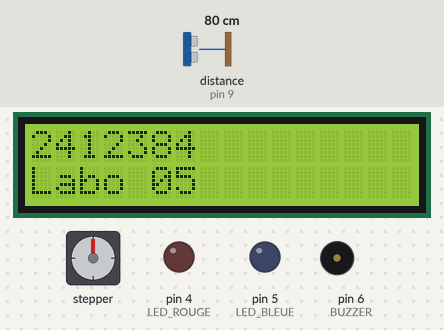
A sketch run on a simulated Arduino Uno, built with avr-gcc and run on an emulated ATmega328P. Parts: 16×2 character LCD, stepper motor, output pins drawn as LEDs (lit = HIGH), buzzer (waves = sounding, pin HIGH). Wiring (inferred from the names in the program): ultrasonic range finder: trigger pin 8; echo pin 9. Dashed ring = blinking. The inputs (shaded band) are chosen by the test bench; at power-on: distance to the obstacle (sensor on pin 9) 80 cm. The echo pulse lasts 58.3 µs per cm; stepper angles assume 2048 steps per turn; pins used as bus, display or sensor lines are not drawn; what the sketch prints to the serial monitor is not drawn.

Above: at 1.2 s.
1.3 s: distance to the obstacle (sensor on pin 9) set to 9 cm
At 2.49 s:
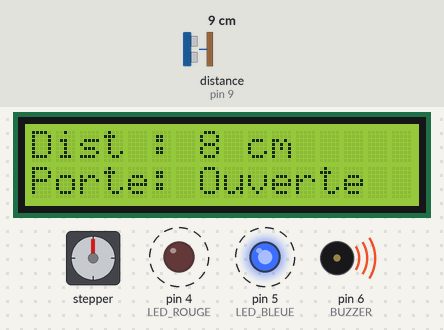
3.1 s: distance to the obstacle (sensor on pin 9) set to 29 cm
At 3.43 s:
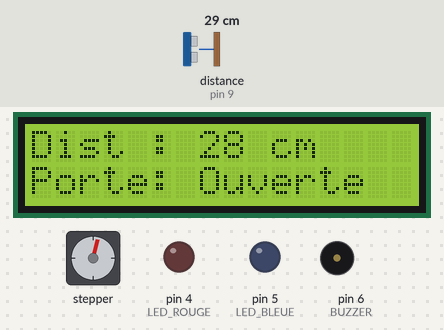
5.0 s: distance to the obstacle (sensor on pin 9) set to 35 cm
At 5.24 s:
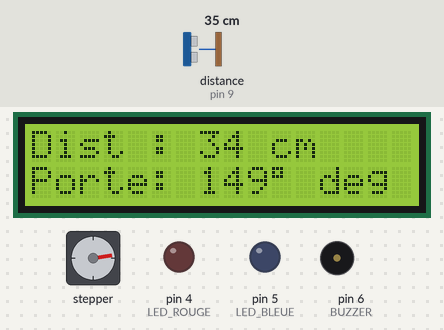
6.9 s: distance to the obstacle (sensor on pin 9) set to 120 cm
At 8.1 s:
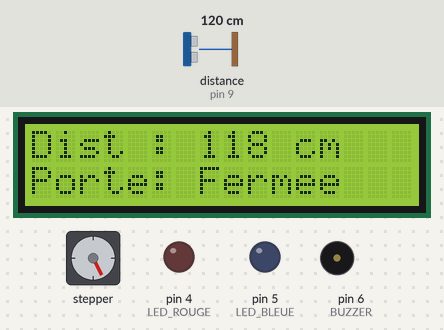
8.7 s: distance to the obstacle (sensor on pin 9) set to 2 cm
At 9.73 s:
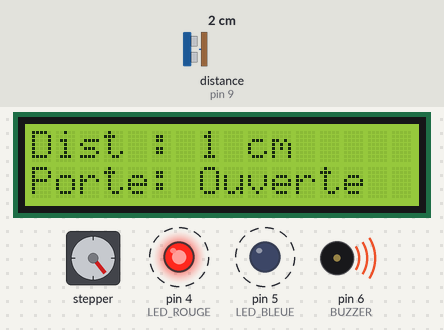
10.5 s: distance to the obstacle (sensor on pin 9) set to 15 cm
At 10.84 s:
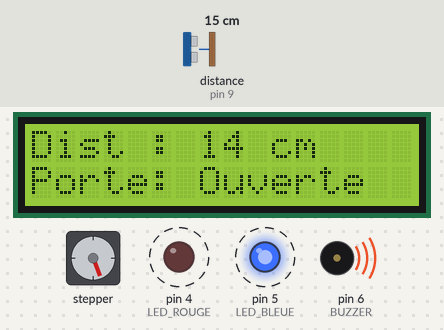
12.5 s: distance to the obstacle (sensor on pin 9) set to 18 cm
Timing chart, 0 to 15.1 s (numbered marks = the images above; inputs shaded):
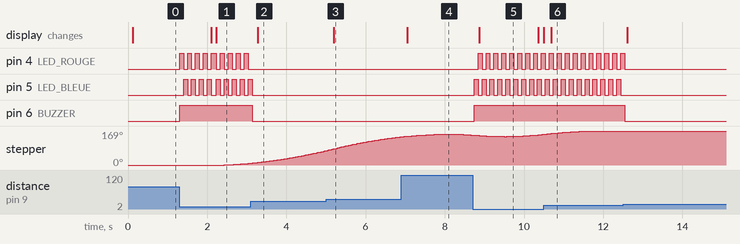

The sketch:

labo05.ino
```cpp
#include <Wire.h>
#include <LiquidCrystal_I2C.h>
#include <AccelStepper.h>

#pragma region Constantes
const int TRIG = 8;
const int ECHO = 9;
const int BUZZER = 6;
const int LED_ROUGE = 4;
const int LED_BLEUE = 5;

#define MOTOR_INTERFACE_TYPE 4
#define IN1 31
#define IN2 33
#define IN3 35
#define IN4 37

LiquidCrystal_I2C lcd(0x27, 16, 2);
AccelStepper myStepper(MOTOR_INTERFACE_TYPE, IN1, IN3, IN2, IN4);
String numeroEtudiant = "2412384";
#pragma endregion

#pragma region Variables LCD
bool lcdIntroFini = false;
unsigned long lcdIntroStart = 0;
#pragma endregion

#pragma region Tasks

int getDistance(unsigned long ct) {
  static unsigned long lastTime = 0;
  static int lastResult = 0;
  int result = 0;
  const unsigned long rate = 50;

  if (ct - lastTime < rate) return lastResult;
  lastTime = ct;

  digitalWrite(TRIG, LOW);
  delayMicroseconds(2);
  digitalWrite(TRIG, HIGH);
  delayMicroseconds(10);
  digitalWrite(TRIG, LOW);

  long duration = pulseIn(ECHO, HIGH, 30000);
  result = duration * 0.034 / 2;

  lastResult = result;
  return result;
}

void lcdTask(unsigned long ct, int distance) {
  static unsigned long lastTime = 0;
  const unsigned long rate = 100;
  if (ct - lastTime < rate) return;
  lastTime = ct;

  if (!lcdIntroFini) {
    if (lcdIntroStart == 0) {
      lcdIntroStart = ct;
      lcd.setCursor(0, 0);
      lcd.print(numeroEtudiant);
      lcd.setCursor(0, 1);
      lcd.print("Labo 05");
    } else if (ct - lcdIntroStart >= 2000) {
      lcd.clear();
      lcdIntroFini = true;
    }
    return;
  }

  lcd.setCursor(0, 0);
  lcd.print("Dist : ");
  lcd.print(distance);
  lcd.print(" cm   ");

  lcd.setCursor(0, 1);
  lcd.print("Porte: ");

  int angleCible = 0;
  if (distance < 30) {
    lcd.print("Ouverte   ");
    angleCible = 170;
  } else if (distance > 60) {
    lcd.print("Fermee    ");
    angleCible = 10;
  } else {
    int angle = map(distance, 30, 60, 170, 10);
    lcd.print(angle);
    lcd.print((char)223);
    lcd.print(" deg ");
    angleCible = angle;
  }

  long positionEnPas = map(angleCible, 0, 360, 0, 2038);
  myStepper.moveTo(positionEnPas);


  Serial.print("etd:");
  Serial.print(numeroEtudiant);
  Serial.print(",dist:");
  Serial.print(distance);
  Serial.print(",deg:");
  Serial.println(angleCible);
}
#pragma endregion

#pragma region FSM

enum AppState { CALME, ALERTE, ATTENTE_FIN };
AppState appState = CALME;

int distance = 100;
bool presenceDetectee = false;
unsigned long tempsDebutAbsence = 0;

void stateManager(unsigned long ct) {
  switch (appState) {
    case CALME:
      calmeState(ct);
      break;
    case ALERTE:
      alerteState(ct);
      break;
    case ATTENTE_FIN:
      attenteFinState(ct);
      break;
  }
}

void calmeState(unsigned long ct) {
  static bool firstTime = true;
  static unsigned long lastTime = 0;
  const unsigned long rate = 100;

  if (firstTime) {
    firstTime = false;

    digitalWrite(BUZZER, LOW);
    digitalWrite(LED_ROUGE, LOW);
    digitalWrite(LED_BLEUE, LOW);
    return;
  }

  if (ct - lastTime < rate) return;
  lastTime = ct;

  distance = getDistance(ct);
  presenceDetectee = (distance <= 15);

  if (presenceDetectee) {
    firstTime = true;
    appState = ALERTE;
  }
}

void alerteState(unsigned long ct) {
  static bool firstTime = true;
  static unsigned long lastTime = 0;
  const unsigned long rate = 100;
  static bool ledState = false;

  if (firstTime) {
    firstTime = false;

    return;
  }

  if (ct - lastTime < rate) return;
  lastTime = ct;

  distance = getDistance(ct);
  presenceDetectee = (distance <= 15);

  digitalWrite(BUZZER, HIGH);
  ledState = !ledState;
  digitalWrite(LED_ROUGE, ledState);
  digitalWrite(LED_BLEUE, !ledState);

  if (!presenceDetectee) {
    tempsDebutAbsence = ct;
    firstTime = true;
    appState = ATTENTE_FIN;
  }
}

void attenteFinState(unsigned long ct) {
  static bool firstTime = true;
  static unsigned long lastTime = 0;
  const unsigned long rate = 100;

  if (firstTime) {
    firstTime = false;

    digitalWrite(BUZZER, LOW);
    digitalWrite(LED_ROUGE, LOW);
    digitalWrite(LED_BLEUE, LOW);
    return;
  }

  if (ct - lastTime < rate) return;
  lastTime = ct;

  distance = getDistance(ct);
  presenceDetectee = (distance <= 15);

  if (presenceDetectee) {
    firstTime = true;
    appState = ALERTE;
    return;
  }

  if (ct - tempsDebutAbsence >= 3000) {
    firstTime = true;
    appState = CALME;
  }
}

#pragma endregion

#pragma region setup-loop
unsigned long currentTime = 0;

void setup() {
  Serial.begin(115200);
  pinMode(TRIG, OUTPUT);
  pinMode(ECHO, INPUT);
  pinMode(BUZZER, OUTPUT);
  pinMode(LED_ROUGE, OUTPUT);
  pinMode(LED_BLEUE, OUTPUT);

  lcd.init();
  lcd.backlight();

  myStepper.setMaxSpeed(1000);
  myStepper.setAcceleration(200);
  myStepper.setSpeed(300);
  myStepper.setCurrentPosition(0);
}

void loop() {
  currentTime = millis();
  stateManager(currentTime);
  lcdTask(currentTime, distance);
  myStepper.run();
}
#pragma endregion
```

Alarm.cpp
```cpp
#include "Alarm.h"
#include <Arduino.h>

Alarm::Alarm(int rPin, int gPin, int bPin, int buzzerPin, float* distancePtr)
  : _rPin(rPin), _gPin(gPin), _bPin(bPin), _buzzerPin(buzzerPin), _distance(distancePtr) {
  pinMode(_rPin, OUTPUT);
  pinMode(_gPin, OUTPUT);
  pinMode(_bPin, OUTPUT);
  pinMode(_buzzerPin, OUTPUT);
  _turnOff();
}

void Alarm::update() {
  _currentTime = millis();

  // Gestion des transitions externes
  if (_turnOnFlag) {
    _turnOnFlag = false;
    _state = WATCHING;
  }

  if (_turnOffFlag) {
    _turnOffFlag = false;
    _state = OFF;
  }

  switch (_state) {
    case OFF:       _offState(); break;
    case WATCHING:  _watchState(); break;
    case ON:        _onState(); break;
    case TESTING:   _testingState(); break;
  }
}

void Alarm::turnOn() {
  _turnOnFlag = true;
}

void Alarm::turnOff() {
  _turnOffFlag = true;
}

void Alarm::test() {
  _state = TESTING;
  _testStartTime = _currentTime;
  digitalWrite(_buzzerPin, HIGH);
  _setRGB(255, 255, 255);
}

AlarmState Alarm::getState() const {
  return _state;
}

void Alarm::setColourA(int r, int g, int b) {
  _colA[0] = r; _colA[1] = g; _colA[2] = b;
}

void Alarm::setColourB(int r, int g, int b) {
  _colB[0] = r; _colB[1] = g; _colB[2] = b;
}

void Alarm::setVariationTiming(unsigned long ms) {
  _variationRate = ms;
}

void Alarm::setDistance(float d) {
  _distanceTrigger = d;
}

void Alarm::setTimeout(unsigned long ms) {
  _timeoutDelay = ms;
}

void Alarm::_setRGB(int r, int g, int b) {
  digitalWrite(_rPin, r);
  digitalWrite(_gPin, g);
  digitalWrite(_bPin, b);
}

void Alarm::_turnOff() {
  digitalWrite(_buzzerPin, LOW);
  _setRGB(0, 0, 0);
}

// ----- États FSM -----

void Alarm::_offState() {
  _turnOff();
}

void Alarm::_watchState() {
  if (*_distance < _distanceTrigger) {
    _lastDetectedTime = _currentTime;
    _state = ON;
    digitalWrite(_buzzerPin, HIGH);
  } else {
    digitalWrite(_buzzerPin, LOW);
    _setRGB(0, 0, 0); //
  }
}

void Alarm::_onState() {
  if (_currentTime - _lastUpdate >= _variationRate) {
    _lastUpdate = _currentTime;
    _currentColor = !_currentColor;
    if (_currentColor)
      _setRGB(_colA[0], _colA[1], _colA[2]);
    else
      _setRGB(_colB[0], _colB[1], _colB[2]);
  }

  if (*_distance >= _distanceTrigger && (_currentTime - _lastDetectedTime >= _timeoutDelay)) {
    _state = WATCHING;
    digitalWrite(_buzzerPin, LOW);
    _setRGB(0, 0, 0); //
  }
}

void Alarm::_testingState() {
  if (_currentTime - _testStartTime >= 3000) {
    _turnOff();
    _state = OFF;
  }
}
```

Alarm.h
```cpp
// Fichier : Alarm.h
#pragma once

enum AlarmState {
  OFF,
  WATCHING,
  ON,
  TESTING
};

class Alarm {
  public:
    // Constructeur
    // rPin, gPin, bPin : broches pour la DEL RGB
    // buzzerPin : broche du buzzer
    // distancePtr : pointeur vers la variable de distance partagée
    Alarm(int rPin, int gPin, int bPin, int buzzerPin, float* distancePtr);

    // Méthode à appeler continuellement dans loop()
    void update();

    // Régle les deux couleurs du gyrophare
    void setColourA(int r, int g, int b);
    void setColourB(int r, int g, int b);

    // Régle la fréquence de variation du gyrophare (en ms)
    void setVariationTiming(unsigned long ms);

    // Régle la distance de déclenchement (en cm)
    void setDistance(float d);
    void getDistance();

    // Régle le délai avant l'extinction après éloignement (en ms)
    void setTimeout(unsigned long ms);

    // Éteint/Allume l'alarme manuellement
    void turnOff();
    void turnOn();

    // Déclenche un test de 3 secondes
    void test();

    // Retourne l'état courant de l'alarme
    AlarmState getState() const;

  private:
    // --- Broches matérielles ---
    int _rPin, _gPin, _bPin, _buzzerPin;

    unsigned long _currentTime = 0;

    // --- Couleurs du gyrophare ---
    int _colA[3]; // Couleur A
    int _colB[3]; // Couleur B
    bool _currentColor = false; // false = couleur A, true = couleur B

    // --- Détection ---
    float* _distance; // Pointeur vers la distance externe
    float _distanceTrigger = 10.0; // Distance minimale pour déclenchement

    // --- Temporisation ---
    unsigned long _variationRate = 500;    // Intervalle entre deux couleurs
    unsigned long _timeoutDelay = 3000;    // Délai avant arrêt
    unsigned long _lastUpdate = 0;         // Pour le gyrophare
    unsigned long _lastDetectedTime = 0;   // Dernière fois qu'on a vu l'objet
    unsigned long _testStartTime = 0;      // Pour TESTING

    // --- État interne ---
    AlarmState _state = OFF;

    // --- Indicateurs de transition ---
    bool _turnOnFlag = false;   // Pour transition vers ON
    bool _turnOffFlag = false;  // Pour transition vers OFF

    // --- Méthodes internes ---
    void _setRGB(int r, int g, int b);
    void _turnOff(); // Éteint DEL et buzzer

    // Gestion des états
    void _offState();
    void _watchState();
    void _onState();
    void _testingState();
};
```

ViseurAutomatique.cpp
```cpp
#include "ViseurAutomatique.h"
#include <Arduino.h>

ViseurAutomatique::ViseurAutomatique(int p1, int p2, int p3, int p4, float& distanceRef)
  : _stepper(AccelStepper::HALF4WIRE, p1, p3, p2, p4), _distance(distanceRef) {
  _stepper.setMaxSpeed(1000);
  _stepper.setAcceleration(300);
  _stepper.setSpeed(300);
  _stepper.setCurrentPosition(_angleEnSteps(_angleMin));
}

void ViseurAutomatique::update() {
  _currentTime = millis();

  switch (_etat) {
    case INACTIF:
      _inactifState(_currentTime);
      break;
    case SUIVI:
      _suiviState(_currentTime);
      break;
    case REPOS:
      _reposState(_currentTime);
      break;
  }

  _stepper.run();
}

// --- États FSM ---

void ViseurAutomatique::_inactifState(unsigned long cT) {
  // Moteur à l'arrêt
  _stepper.stop();
  // Aucun mouvement
}

void ViseurAutomatique::_suiviState(unsigned long cT) {
  if (_distance < _distanceMinSuivi || _distance > _distanceMaxSuivi) {
    _etat = REPOS;
    return;
  }


  float angleSuivi = map(_distance, _distanceMinSuivi, _distanceMaxSuivi, _angleMax, _angleMin);
  long cible = _angleEnSteps(angleSuivi);
  _stepper.moveTo(cible);
}

void ViseurAutomatique::_reposState(unsigned long cT) {
  if (_distance >= _distanceMinSuivi && _distance <= _distanceMaxSuivi) {
    _etat = SUIVI;
    return;
  }


  long positionRepos = _angleEnSteps(_angleMin);
  _stepper.moveTo(positionRepos);
}

// --- Configuration ---

void ViseurAutomatique::activer() {
  _etat = REPOS;
}

void ViseurAutomatique::desactiver() {
  _etat = INACTIF;
  _stepper.stop();
}

void ViseurAutomatique::setAngleMin(float angle) {
  _angleMin = angle;
}

void ViseurAutomatique::setAngleMax(float angle) {
  _angleMax = angle;
}

void ViseurAutomatique::setPasParTour(int steps) {
  _stepsPerRev = steps;
}

void ViseurAutomatique::setDistanceMinSuivi(float distanceMin) {
  _distanceMinSuivi = distanceMin;
}

void ViseurAutomatique::setDistanceMaxSuivi(float distanceMax) {
  _distanceMaxSuivi = distanceMax;
}

// --- Lecture ---

float ViseurAutomatique::getAngle() const {
  return (float)_stepper.currentPosition() * 360.0 / _stepsPerRev;
}

const char* ViseurAutomatique::getEtatTexte() const {
  switch (_etat) {
    case INACTIF: return "Inactif";
    case SUIVI:   return "Suivi";
    case REPOS:   return "Repos";
    default:      return "Inconnu";
  }
}


long ViseurAutomatique::_angleEnSteps(float angle) const {
  return angle * _stepsPerRev / 360.0;
}
```

ViseurAutomatique.h
```cpp
// Fichier : ViseurAutomatique.h
#pragma once

#include <AccelStepper.h>

enum EtatViseur {
  INACTIF,
  SUIVI,
  REPOS
};

class ViseurAutomatique {
  public:
    // Constructeur
    // p1 à p4 : broches IN1 à IN4 du ULN2003
    // distanceRef : référence à la distance détectée
    ViseurAutomatique(int p1, int p2, int p3, int p4, float& distanceRef);

    // Doit être appelée continuellement dans loop()
    void update();

    // Régle l’angle minimal (position la plus à gauche)
    void setAngleMin(float angle);

    // Régle l’angle maximal (position la plus à droite)
    void setAngleMax(float angle);

    // Régle le nombre de pas par tour du moteur
    void setPasParTour(int steps);

    // Définit la distance minimale à partir de laquelle le viseur commence à suivre
    void setDistanceMinSuivi(float distanceMin);

    // Définit la distance maximale jusqu'où le viseur peut suivre
    void setDistanceMaxSuivi(float distanceMax);

    // Retourne l’angle actuel du viseur
    float getAngle() const;

    // Active le viseur en le mettant en état repos
    void activer();

    // Désactive le viseur en le mettant en état inactif
    void desactiver();

    // Retourne l’état actuel du viseur sous forme de texte
    const char* getEtatTexte() const;

  private:
    AccelStepper _stepper;
    unsigned long _currentTime = 0;

    float& _distance;

    float _angleMin = 0.0;
    float _angleMax = 180.0;
    int _stepsPerRev = 2048;

    float _distanceMinSuivi = 30.0;
    float _distanceMaxSuivi = 60.0;

    EtatViseur _etat = INACTIF;

    // États
    void _inactifState(unsigned long cT);
    void _suiviState(unsigned long cT);
    void _reposState(unsigned long cT);

    long _angleEnSteps(float angle) const;
};
```

PorteAutomatique.cpp
```cpp
#include "PorteAutomatique.h"

PorteAutomatique::PorteAutomatique(int p1, int p2, int p3, int p4, float& distancePtr)
  : _stepper(AccelStepper::HALF4WIRE, p1, p3, p2, p4),
    _distance(distancePtr) {
  _stepper.setMaxSpeed(1000);
  _stepper.setAcceleration(300);
  _stepper.setSpeed(300);
  _stepper.setCurrentPosition(_angleEnSteps(_angleFerme));
}

void PorteAutomatique::update() {
  _currentTime = millis();
  _mettreAJourEtat();

  switch (_etat) {
    case FERMEE:
      _fermeState();
      break;
    case OUVERTE:
      _ouvertState();
      break;
    case EN_OUVERTURE:
      _ouvertureState();
      break;
    case EN_FERMETURE:
      _fermetureState();
      break;
  }

  _stepper.run();
}

void PorteAutomatique::_mettreAJourEtat() {
  // Distance actuelle est trop proche -> ouvrir
  if (_etat == FERMEE && _distance < _distanceOuverture) {
    _etat = EN_OUVERTURE;
    _ouvrir();
  }

  // Distance actuelle est trop loin -> fermer
  if (_etat == OUVERTE && _distance > _distanceFermeture) {
    _etat = EN_FERMETURE;
    _fermer();
  }
}

void PorteAutomatique::_fermeState() {

}

void PorteAutomatique::_ouvertState() {

}

void PorteAutomatique::_ouvertureState() {
  if (!_stepper.isRunning()) {
    _etat = OUVERTE;
  }
}

void PorteAutomatique::_fermetureState() {
  if (!_stepper.isRunning()) {
    _etat = FERMEE;
  }
}

void PorteAutomatique::_ouvrir() {
  long target = _angleEnSteps(_angleOuvert);
  _stepper.moveTo(target);
}

void PorteAutomatique::_fermer() {
  long target = _angleEnSteps(_angleFerme);
  _stepper.moveTo(target);
}

void PorteAutomatique::setAngleOuvert(float angle) {
  _angleOuvert = angle;
}

void PorteAutomatique::setAngleFerme(float angle) {
  _angleFerme = angle;
}

void PorteAutomatique::setPasParTour(int steps) {
  _stepsPerRev = steps;
}

void PorteAutomatique::setDistanceOuverture(float distance) {
  _distanceOuverture = distance;
}

void PorteAutomatique::setDistanceFermeture(float distance) {
  _distanceFermeture = distance;
}

const char* PorteAutomatique::getEtatTexte() const {
  switch (_etat) {
    case FERMEE: return "Fermee";
    case OUVERTE: return "Ouverte";
    case EN_OUVERTURE: return "En ouverture";
    case EN_FERMETURE: return "En fermeture";
    default: return "Inconnu";
  }
}

float PorteAutomatique::getAngle() const {
  long position = _stepper.currentPosition();
  return (float)position * 360.0 / _stepsPerRev;
}

long PorteAutomatique::_angleEnSteps(float angle) const {
  return angle * _stepsPerRev / 360.0;
}
```

PorteAutomatique.h
```cpp
// Fichier : PorteAutomatique.h
#pragma once

#include <AccelStepper.h>

enum EtatPorte {
  FERMEE,
  OUVERTE,
  EN_FERMETURE,
  EN_OUVERTURE
};

class PorteAutomatique {
  public:
    // Constructeur
    // p1 à p4 : broches IN1 à IN4 du ULN2003
    // distancePtr : pointeur vers la variable distance partagée
    PorteAutomatique(int p1, int p2, int p3, int p4, float& distancePtr);

    // Doit être appelée continuellement dans loop()
    void update();

    // Régle l'angle maximal d'ouverture de la porte
    void setAngleOuvert(float angle);

    // Régle l'angle de fermeture (habituellement 0°)
    void setAngleFerme(float angle);

    // Définit le nombre de pas par tour du moteur
    void setPasParTour(int steps);

    // Définit la distance de déclenchement pour l'ouverture
    void setDistanceOuverture(float distance);

    // Définit la distance de déclenchement pour la fermeture
    void setDistanceFermeture(float distance);

    // Retourne l'état actuel de la porte sous forme de texte
    const char* getEtatTexte() const;

    // Retourne l'angle actuel de la porte
    float getAngle() const;

  private:
    // Moteur AccelStepper
    AccelStepper _stepper;
    unsigned long _currentTime = 0;

    // Angle de position
    float _angleOuvert = 90;
    float _angleFerme = 0;

    // Conversion : pas par tour
    int _stepsPerRev = 2048; // par défaut pour 28BYJ-48

    // Distance mesurée
    float& _distance;

    // Distance de seuils
    float _distanceOuverture = 20;
    float _distanceFermeture = 30;

    // État actuel
    EtatPorte _etat = FERMEE;

    // Méthodes d'état
    void _ouvertState();
    void _fermeState();
    void _ouvertureState();
    void _fermetureState();

    // actions
    void _ouvrir();
    void _fermer();

    void _mettreAJourEtat();

    // Aide
    long _angleEnSteps(float angle) const;
};
```

Measured:
- the behaviour switches between 30 and 31 cm on distance to the obstacle (sensor on pin 9) (found by bisection; images 2 and 3)
- after the input at 1.3 s, pin 4 (LED_ROUGE): alternates HIGH for 0.10 s and LOW for 0.10 s, starting at once; pin 5 (LED_BLEUE): alternates HIGH for 0.10 s and LOW for 0.10 s, starting after 0.10 s; pin 6 (BUZZER): LOW → HIGH at once; the display: first differs from a run without the input after 0.93 s (image 1)
- after the input at 3.1 s, pin 4 (LED_ROUGE): stops changing and stays LOW; pin 5 (LED_BLEUE): goes on until 3.1 s, then stays LOW; pin 6 (BUZZER): HIGH → LOW at once; the display: changes after 0.18 s (image 2)
- after the input at 5.0 s, the display: changes after 0.19 s (image 3)
- after the input at 6.9 s, the display: changes after 0.15 s (image 4)
- after the input at 8.7 s, pin 4 (LED_ROUGE): alternates HIGH for 0.10 s and LOW for 0.10 s, starting after 0.14 s; pin 5 (LED_BLEUE): alternates HIGH for 0.10 s and LOW for 0.10 s, starting at once; pin 6 (BUZZER): LOW → HIGH at once; the display: changes after 0.17 s (image 5)
- after the input at 10.5 s, the display: changes after 0.19 s (image 6)
- after the input at 12.5 s, pin 4 (LED_ROUGE): goes on until 12.5 s, then stays LOW; pin 5 (LED_BLEUE): stops changing and stays LOW; pin 6 (BUZZER): HIGH → LOW at once
